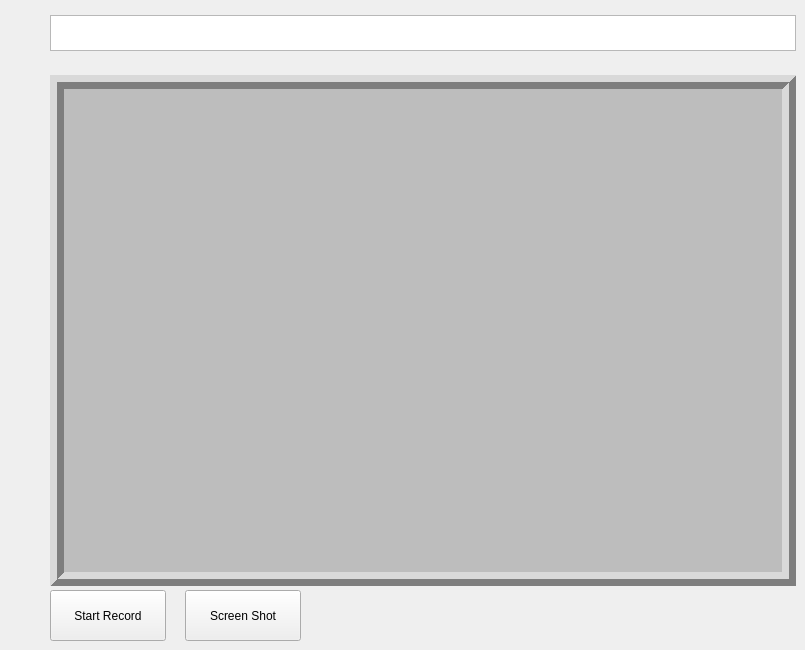
         <widget class="QWidget" name="page">
          <widget class="QLabel" name="imgLabel">
           <property name="geometry">
            <rect>
             <x>50</x>
             <y>75</y>
             <width>746</width>
             <height>511</height>
            </rect>
           </property>
           <property name="font">
            <font>
             <family>MS Shell Dlg 2</family>
             <pointsize>8</pointsize>
             <weight>9</weight>
             <italic>false</italic>
             <bold>false</bold>
            </font>
           </property>
           <property name="styleSheet">
            <string notr="true">background-color: rgb(189, 189, 189);</string>
           </property>
           <property name="frameShape">
            <enum>QFrame::Box</enum>
           </property>
           <property name="frameShadow">
            <enum>QFrame::Raised</enum>
           </property>
           <property name="lineWidth">
            <number>7</number>
           </property>
           <property name="text">
            <string/>
           </property>
          </widget>
          <widget class="QPushButton" name="SHOW">
           <property name="geometry">
            <rect>
             <x>50</x>
             <y>590</y>
             <width>116</width>
             <height>51</height>
            </rect>
           </property>
           <property name="text">
            <string>Start Record</string>
           </property>
          </widget>
          <widget class="QTextBrowser" name="TEXT">
           <property name="geometry">
            <rect>
             <x>50</x>
             <y>15</y>
             <width>746</width>
             <height>36</height>
            </rect>
           </property>
          </widget>
          <widget class="QPushButton" name="CAPTURE">
           <property name="geometry">
            <rect>
             <x>185</x>
             <y>590</y>
             <width>116</width>
             <height>51</height>
            </rect>
           </property>
           <property name="text">
            <string>Screen Shot</string>
           </property>
          </widget>
         </widget>
